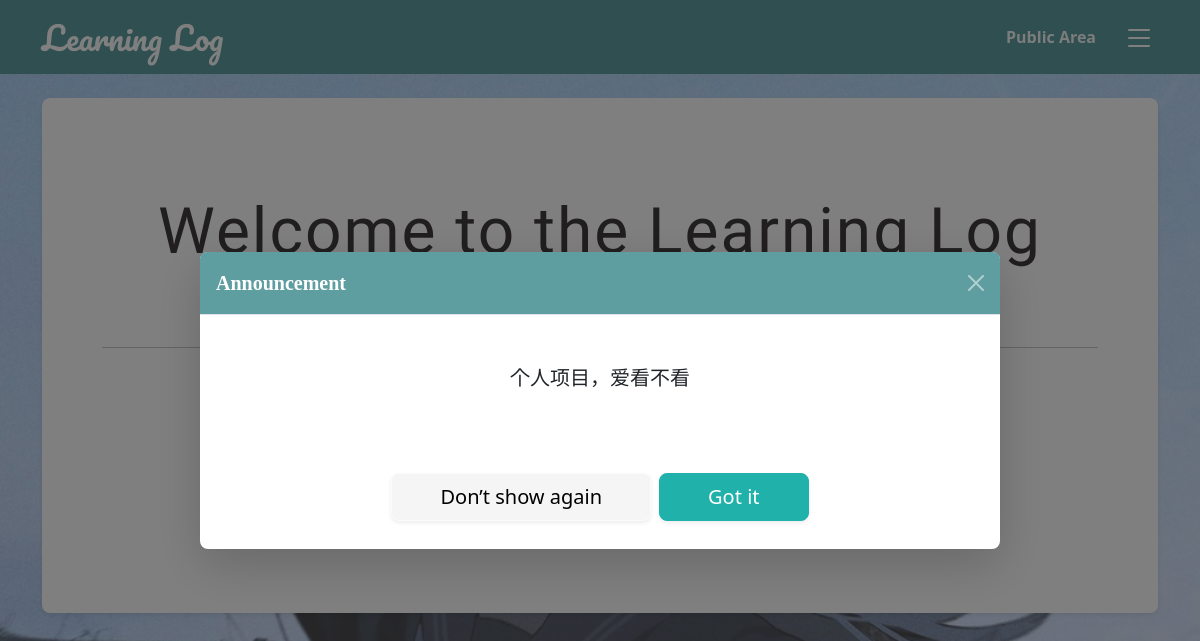
Before: / with the older database file.
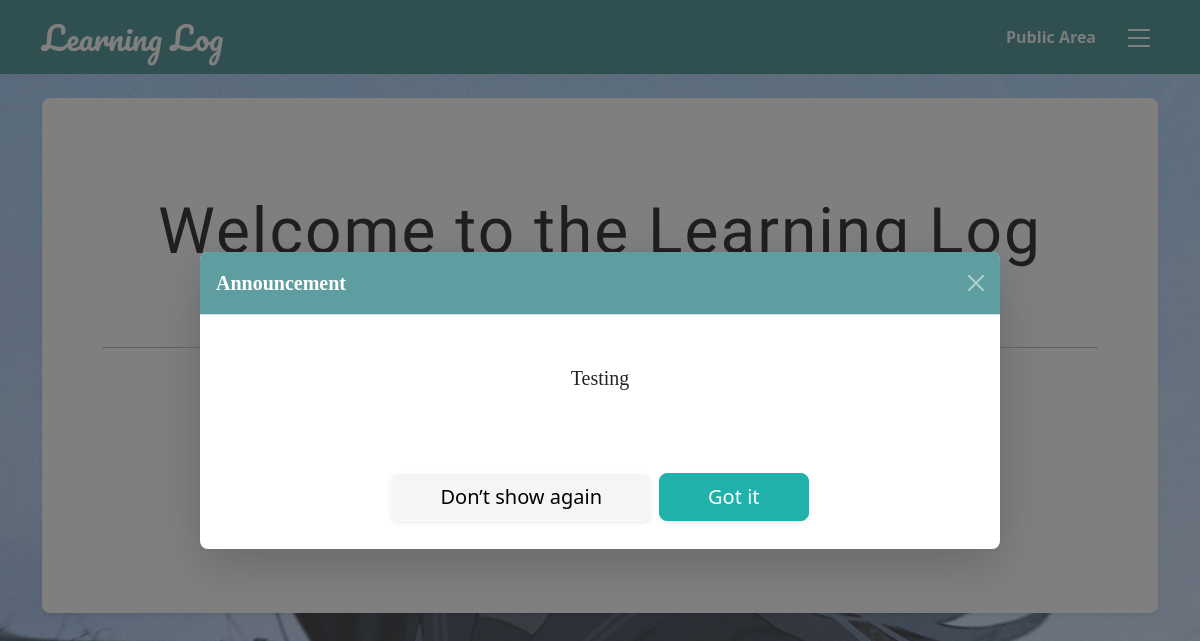
After: the same page with the newer database file.
### learning_app/models.py (models this page shows, shortened)
class Announcement(models.Model):
    content = models.TextField(verbose_name="Announcement")
    is_active = models.BooleanField(default=False,verbose_name="Display?")
    updated_at = models.DateTimeField(auto_now=True)

### learning_app/views.py (the view)
# urls.py: 2. Add a URL to urlpatterns:  path('', views.home, name='home')
def home(request):
    context = {
        'project_name': 'Text Learning',
        'message': 'Welcome to the Text Learning project! This project is designed to help you learn and practice text processing techniques using Django. '
                   'Explore the features and have fun learning!',
        'greet': 'Welcome Back!'
    }
    return render(request, 'learning_app/home.html', context)

### learning_app/context_processors.py (called while the page is built)
def global_announcement(request):
    announcements = Announcement.objects.filter(is_active=True).order_by('-updated_at').first()
    return {'site_announcement': announcements}

### templates/learning_app/home.html (shortened to what this page needs)
{% extends 'base.html' %}
{% block content %}
<div class="p-5 mb-3 bg-white rounded-3 shadow-sm text-center">
    <div class="container-fluid py-5">
        <h1 style="font-family: 'Playwrite IE', cursive; font-size: 4rem; letter-spacing: 2px; color: #403c3c;">
            Welcome to the Learning Log
        </h1>
        <p class="text-secondary mt-3" style="font-family: 'Playfair Display', serif; font-size: 1.5rem; letter-spacing: 1px;">
        </p>
        {% if user.is_authenticated %}
            <h4 class="text-secondary mt-3" style="font-family: 'Playfair Display', serif; font-size: 1.5rem; letter-spacing: 1px;">{{ user.username }}</h4>
            <h3 class="mb-4">
                Are you ready to learn?
            </h3>
            <a class="btn btn-custom btn-lg shadow-sm" href="{% url 'learning_app:topics' %}" role="button">
                View of my learning topics
            </a>
        {% else %}
            <h3 class="mb-3">Start your learning journey</h3>
            <p class="text-muted mb-4">Log in to create your own exclusive learning notes.</p>
            <div class="d-flex justify-content-center gap-3">
                <a class="btn btn-light btn-lg border" href="{% url 'users:login' %}" role="button">Log in</a>
                <a class="btn btn-custom btn-lg shadow-sm" href="{% url 'users:register' %}" role="button">Register</a>
            </div>
        {% endif %}
    </div>
</div>
{% endblock content %}

### templates/includes/announcement_display.html (shortened to what this page needs)
{% if request.resolver_match.url_name == 'home' %}
    {% if site_announcement %}
        <div class="modal fade" id="announcementModal" tabindex="-1"
             aria-labelledby="announcementModalLabel" aria-hidden="true">
            <div class="modal-dialog modal-dialog-centered modal-lg">
                <div class="modal-content shadow-lg border-0">
                    <div class="modal-header text-white" style="background-color: #5F9EA0">
                        <h5 class="modal-title fw-bold" id="announcementModalLabel"
                            style="font-family: 'Playfang Sans', serif;">
                                Announcement
                        </h5>
                        <button type="button" class="btn-close btn-close-white"
                                data-bs-dismiss="modal" aria-label="Close"></button>
                    </div>
                    <div class="modal-body text-center py-5 fs-5 text-dark" style="font-family: 'Playfang Sans', serif; font-size: 1rem ">
                        {{ site_announcement.content|linebreaks }}
                    </div>
                    <div class="modal-footer justify-content-center border-0 pb-4">
                        <button type="button" class="btn btn-custom_2 btn-lg shadow-sm px-5" id="dismissBtn">
                            Don’t show again
                        </button>
                        <button type="button" class="btn btn-custom btn-lg shadow-sm px-5" data-bs-dismiss="modal">
                            Got it
                        </button>
                    </div>
                </div>
            </div>
        </div>
    {% endif %}
{% endif %}

Changed rows visible on the page:
changed Announcement: content "个人项目，爱看不看" → "Testing"
